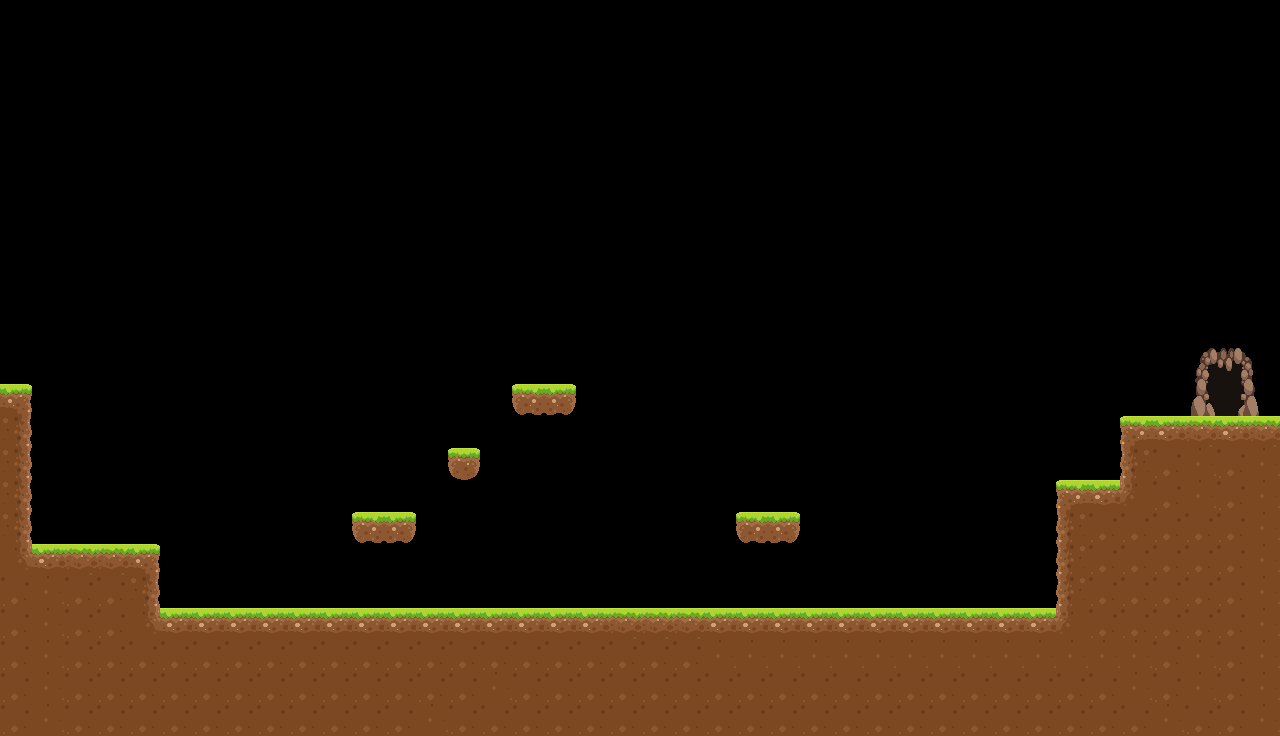

This game map was drawn from its Tiled (.tmx) file and the tilesets committed beside it. A one-line description and the full map source follow:
An orthogonal 40x23 tile map with 32x32 px tiles, 2 tile layers (Tile Layer 1, Background), 2 tilesets and 5 objects (3x box, player_spawn, level_end).

<map version="1.0" tiledversion="1.0.3" orientation="orthogonal" renderorder="right-down" width="40" height="23" tilewidth="32" tileheight="32" nextobjectid="30">
 <tileset firstgid="1" name="platformer_32_full" tilewidth="32" tileheight="32" spacing="1" margin="1" tilecount="112" columns="8">
  <image source="platformer_32_full.png" width="288" height="480" />
  <tile id="25">
   <properties>
    <property name="collidable" type="bool" value="true" />
   </properties>
  </tile>
 </tileset>
 <tileset firstgid="113" name="simple_platformer_tileset_by_kucingbudhug-d9iyp1s" tilewidth="32" tileheight="32" tilecount="336" columns="24">
  <image source="tileset_x1.png" width="768" height="448" />
  <tile id="191">
   <properties>
    <property name="spawn" type="bool" value="false" />
   </properties>
  </tile>
 </tileset>
 <layer name="Tile Layer 1" width="40" height="23">
  <properties>
   <property name="collidable" type="bool" value="true" />
  </properties>
  <data encoding="csv">
0,0,0,0,0,0,0,0,0,0,0,0,0,0,0,0,0,0,0,0,0,0,0,0,0,0,0,0,0,0,0,0,0,0,0,0,0,0,0,0,
0,0,0,0,0,0,0,0,0,0,0,0,0,0,0,0,0,0,0,0,0,0,0,0,0,0,0,0,0,0,0,0,0,0,0,0,0,0,0,0,
0,0,0,0,0,0,0,0,0,0,0,0,0,0,0,0,0,0,0,0,0,0,0,0,0,0,0,0,0,0,0,0,0,0,0,0,0,0,0,0,
0,0,0,0,0,0,0,0,0,0,0,0,0,0,0,0,0,0,0,0,0,0,0,0,0,0,0,0,0,0,0,0,0,0,0,0,0,0,0,0,
0,0,0,0,0,0,0,0,0,0,0,0,0,0,0,0,0,0,0,0,0,0,0,0,0,0,0,0,0,0,0,0,0,0,0,0,0,0,0,0,
0,0,0,0,0,0,0,0,0,0,0,0,0,0,0,0,0,0,0,0,0,0,0,0,0,0,0,0,0,0,0,0,0,0,0,0,0,0,0,0,
0,0,0,0,0,0,0,0,0,0,0,0,0,0,0,0,0,0,0,0,0,0,0,0,0,0,0,0,0,0,0,0,0,0,0,0,0,0,0,0,
0,0,0,0,0,0,0,0,0,0,0,0,0,0,0,0,0,0,0,0,0,0,0,0,0,0,0,0,0,0,0,0,0,0,0,0,0,0,0,0,
0,0,0,0,0,0,0,0,0,0,0,0,0,0,0,0,0,0,0,0,0,0,0,0,0,0,0,0,0,0,0,0,0,0,0,0,0,0,0,0,
0,0,0,0,0,0,0,0,0,0,0,0,0,0,0,0,0,0,0,0,0,0,0,0,0,0,0,0,0,0,0,0,0,0,0,0,0,0,0,0,
0,0,0,0,0,0,0,0,0,0,0,0,0,0,0,0,0,0,0,0,0,0,0,0,0,0,0,0,0,0,0,0,0,0,0,0,0,0,0,384,
0,0,0,0,0,0,0,0,0,0,0,0,0,0,0,0,0,0,0,0,0,0,0,0,0,0,0,0,0,0,0,0,0,0,0,0,0,0,0,0,
140,0,0,0,0,0,0,0,0,0,0,0,0,0,0,0,113,116,0,0,0,0,0,0,0,0,0,0,0,0,0,0,0,0,0,0,0,0,0,0,
164,0,0,0,0,0,0,0,0,0,0,0,0,0,0,0,0,0,0,0,0,0,0,0,0,0,0,0,0,0,0,0,0,0,0,137,138,139,138,139,
164,0,0,0,0,0,0,0,0,0,0,0,0,0,209,0,0,0,0,0,0,0,0,0,0,0,0,0,0,0,0,0,0,0,0,161,162,163,162,163,
164,0,0,0,0,0,0,0,0,0,0,0,0,0,0,0,0,0,0,0,0,0,0,0,0,0,0,0,0,0,0,0,0,137,138,213,162,163,162,163,
164,0,0,0,0,0,0,0,0,0,0,113,116,0,0,0,0,0,0,0,0,0,0,113,116,0,0,0,0,0,0,0,0,161,162,162,162,162,162,163,
214,138,139,139,140,0,0,0,0,0,0,0,0,0,0,0,0,0,0,0,0,0,0,0,0,0,0,0,0,0,0,0,0,161,162,162,162,162,162,163,
162,163,162,162,164,0,0,0,0,0,0,0,0,0,0,0,0,0,0,0,0,0,0,0,0,0,0,0,0,0,0,0,0,161,162,162,162,162,162,163,
162,163,162,162,214,138,138,138,138,138,138,138,138,138,138,138,138,138,138,139,139,139,138,138,138,138,138,138,138,138,138,138,138,213,162,162,162,162,162,163,
162,163,162,162,162,162,162,162,162,162,162,162,162,162,162,162,162,162,162,162,162,162,163,163,163,163,163,163,163,163,163,163,163,163,163,163,162,163,162,163,
162,163,162,162,162,162,162,162,162,162,162,162,162,162,162,163,162,162,162,162,162,162,162,162,162,162,162,162,162,162,162,162,162,162,162,163,162,163,162,163,
162,163,162,162,162,162,162,162,162,162,162,162,162,163,162,162,162,162,162,162,162,162,162,162,162,162,162,162,162,162,162,162,162,162,162,162,163,162,162,163
</data>
 </layer>
 <layer name="Background" width="40" height="23">
  <properties>
   <property name="next_map" value="maps/test_map_2.lua" />
  </properties>
  <data encoding="csv">
0,0,0,0,0,0,0,0,0,0,0,0,0,0,0,0,0,0,0,0,0,0,0,0,0,0,0,0,0,0,0,0,0,0,0,0,0,0,0,0,
0,0,0,0,0,0,0,0,0,0,0,0,0,0,0,0,0,0,0,0,0,0,0,0,0,0,0,0,0,0,0,0,0,0,0,0,0,0,0,0,
0,0,0,0,0,0,0,0,0,0,0,0,0,0,0,0,0,0,0,0,0,0,0,0,0,0,0,0,0,0,0,0,0,0,0,0,0,0,0,0,
0,0,0,0,0,0,0,0,0,0,0,0,0,0,0,0,0,0,0,0,0,0,0,0,0,0,0,0,0,0,0,0,0,0,0,0,0,0,0,0,
0,0,0,0,0,0,0,0,0,0,0,0,0,0,0,0,0,0,0,0,0,0,0,0,0,0,0,0,0,0,0,0,0,0,0,0,0,0,0,0,
0,0,0,0,0,0,0,0,0,0,0,0,0,0,0,0,0,0,0,0,0,0,0,0,0,0,0,0,0,0,0,0,0,0,0,0,0,0,0,0,
0,0,0,0,0,0,0,0,0,0,0,0,0,0,0,0,0,0,0,0,0,0,0,0,0,0,0,0,0,0,0,0,0,0,0,0,0,0,0,0,
0,0,0,0,0,0,0,0,0,0,0,0,0,0,0,0,0,0,0,0,0,0,0,0,0,0,0,0,0,0,0,0,0,0,0,0,0,0,0,0,
0,0,0,0,0,0,0,0,0,0,0,0,0,0,0,0,0,0,0,0,0,0,0,0,0,0,0,0,0,0,0,0,0,0,0,0,0,0,0,0,
0,0,0,0,0,0,0,0,0,0,0,0,0,0,0,0,0,0,0,0,0,0,0,0,0,0,0,0,0,0,0,0,0,0,0,0,0,0,0,0,
0,0,0,0,0,0,0,0,0,0,0,0,0,0,0,0,0,0,0,0,0,0,0,0,0,0,0,0,0,0,0,0,0,0,0,0,0,382,383,384,
0,0,0,0,0,0,0,0,0,0,0,0,0,0,0,0,0,0,0,0,0,0,0,0,0,0,0,0,0,0,0,0,0,0,0,0,0,406,407,408,
0,0,0,0,0,0,0,0,0,0,0,0,0,0,0,0,0,0,0,0,0,0,0,0,0,0,0,0,0,0,0,0,0,0,0,0,0,430,431,432,
0,0,0,0,0,0,0,0,0,0,0,0,0,0,0,0,0,0,0,0,0,0,0,0,0,0,0,0,0,0,0,0,0,0,0,0,0,0,0,0,
0,0,0,0,0,0,0,0,0,0,0,0,0,0,0,0,0,0,0,0,0,0,0,0,0,0,0,0,0,0,0,0,0,0,0,0,0,0,0,0,
0,0,0,0,0,0,0,0,0,0,0,0,0,0,0,0,0,0,0,0,0,0,0,0,0,0,0,0,0,0,0,0,0,0,0,0,0,0,0,0,
0,0,0,0,0,0,0,0,0,0,0,0,0,0,0,0,0,0,0,0,0,0,0,0,0,0,0,0,0,0,0,0,0,0,0,0,0,0,0,0,
0,0,0,0,0,0,0,0,0,0,0,0,0,0,0,0,0,0,0,0,0,0,0,0,0,0,0,0,0,0,0,0,0,0,0,0,0,0,0,0,
0,0,0,0,0,0,0,0,0,0,0,0,0,0,0,0,0,0,0,0,0,0,0,0,0,0,0,0,0,0,0,0,0,0,0,0,0,0,0,0,
0,0,0,0,0,0,0,0,0,0,0,0,0,0,0,0,0,0,0,0,0,0,0,0,0,0,0,0,0,0,0,0,0,0,0,0,0,0,0,0,
0,0,0,0,0,0,0,0,0,0,0,0,0,0,0,0,0,0,0,0,0,0,0,0,0,0,0,0,0,0,0,0,0,0,0,0,0,0,0,0,
0,0,0,0,0,0,0,0,0,0,0,0,0,0,0,0,0,0,0,0,0,0,0,0,0,0,0,0,0,0,0,0,0,0,0,0,0,0,0,0,
0,0,0,0,0,0,0,0,0,0,0,0,0,0,0,0,0,0,0,0,0,0,0,0,0,0,0,0,0,0,0,0,0,0,0,0,0,0,0,0
</data>
 </layer>
 <objectgroup name="Objects">
  <object id="1" name="player_spawn" x="224" y="544" width="32" height="32" />
  <object id="14" name="box" gid="308" x="543.791" y="383.047" width="32" height="32" />
  <object id="22" name="box" gid="308" x="768" y="512" width="32" height="32" />
  <object id="23" name="box" gid="308" x="32" y="544" width="32" height="32" />
  <object id="24" name="level_end" x="1207.1" y="363.077" width="35.0296" height="50.1775">
   <properties>
    <property name="next_map" value="maps/test_map_3.lua" />
   </properties>
  </object>
 </objectgroup>
</map>